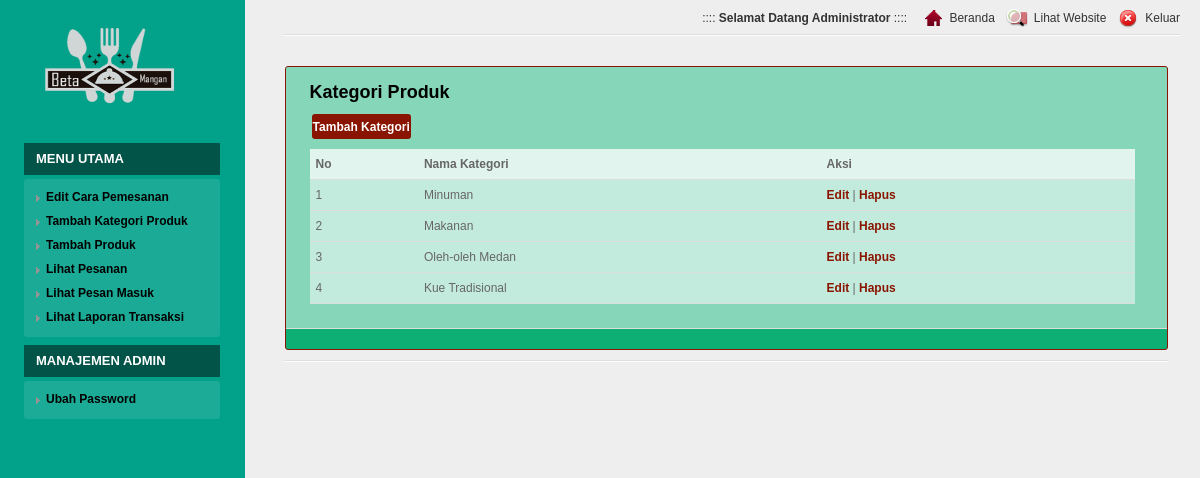
/login/media.php?module=kategori (signed in), run on the app's committed database.
### tables this page shows
CREATE TABLE IF NOT EXISTS `kategori` (
  `id_kategori` int(5) NOT NULL AUTO_INCREMENT,
  `nama_kategori` varchar(100) NOT NULL,
  `kategori_seo` varchar(100) NOT NULL,
  PRIMARY KEY (`id_kategori`)
);

### login/modul/mod_kategori/kategori.php (the view, shortened to what this page needs)
<?php
$aksi="modul/mod_kategori/aksi_kategori.php";
switch($_GET[act]){
  default:
    echo "<h2>Kategori Produk</h2>
          <input type=button class='tombol' value='Tambah Kategori'
          onclick=\"window.location.href='?module=kategori&act=tambahkategori';\">
          <table>
          <tr><th>No</th><th>Nama Kategori</th><th>Aksi</th></tr>";
    $tampil=mysql_query("SELECT * FROM kategori ORDER BY id_kategori DESC");
    $no=1;
    while ($r=mysql_fetch_array($tampil)){
       echo "<tr><td>$no</td>
             <td>$r[nama_kategori]</td>
             <td><a href=?module=kategori&act=editkategori&id=$r[id_kategori]><b>Edit</b></a> |
	               <a href=$aksi?module=kategori&act=hapus&id=$r[id_kategori]><b>Hapus</b></a>
             </td></tr>";
      $no++;
    }
    echo "</table>";
    break;
}
?>

### login/css/screen.css (style rules this page uses)
html { background: url('../images/main.gif') top left #EEEEEE; }
body { background: url('../images/login.gif') top left repeat-y; min-width: 1000px; min-height: 900px; text-align: left; margin: 0px; font-family: arial; font-size: 12px; color: #666666; }
a { color:#891501; text-decoration: none; }
h2 { color: #000; font-size: 18px; font-weight: bold; padding-top: 10px; margin-bottom: 10px; }
.page table { width: 100%; margin: 0px; margin-bottom: 20px; }
.page th { background: url('../images/header.gif') top left repeat-x #FFFFFF; border-bottom: 1px solid #DDDDDD; text-align: left; line-height: 22px; padding: 4px 6px 4px 6px; color: #333333; white-space: nowrap; }
.page td { background: url('../images/bck_white_50.png') top left; border-bottom: 1px solid #DDDDDD; line-height: 22px; padding: 4px 6px 4px 6px; }
.page tbody th { background: url('../images/bck_white_75.png') top left; font-weight: bold; white-space: nowrap; color: #666666; }
.tombol { border:0; background:#891501; color:#FFF; -webkit-border-radius:3px; -moz-border-radius:3px; margin:1px 0 10px 2px; padding:1px; cursor:pointer; font-weight:bold; font-size: 12px; height: 25px; }

### data on the page
kategori: nama_kategori "Minuman"
kategori: nama_kategori "Makanan"
kategori: nama_kategori "Oleh-oleh Medan"
kategori: nama_kategori "Kue Tradisional"

### other printed values
$_SESSION[namalengkap] "Administrator"
